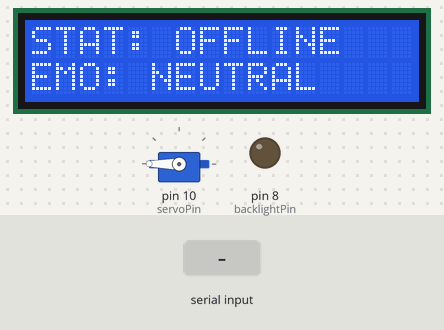
A sketch run on a simulated Arduino Uno, built with avr-gcc and run on an emulated ATmega328P. Parts: servo, 16×2 character LCD, output pins drawn as LEDs (lit = HIGH). Inputs (shaded band) come from the test bench.

Above: at 1.2 s.
1.3 s: "THINK_START\n" received over Serial
At 2.1 s:
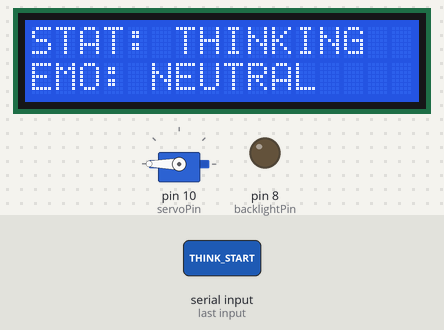
2.8 s: "SPEAK_START\n" received over Serial
At 3.3 s:
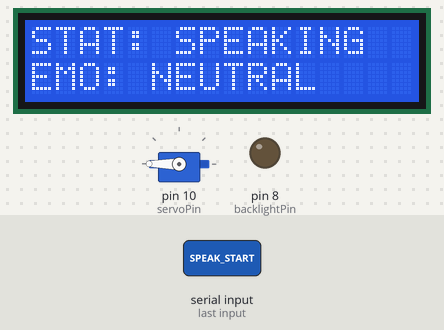
4.3 s: "LISTEN_START\n" received over Serial
At 5.5 s:
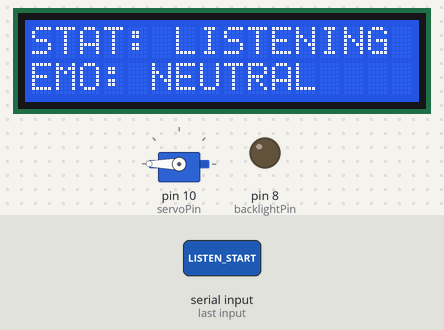
5.8 s: "E:\n" received over Serial
At 6.6 s:
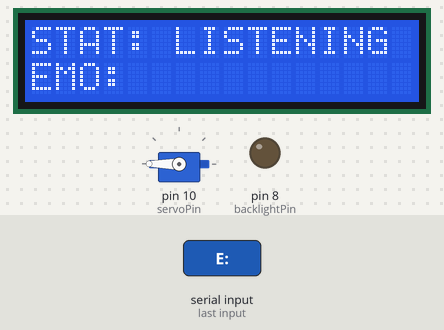
7.3 s: "THINK_START\n" received over Serial
At 7.8 s:
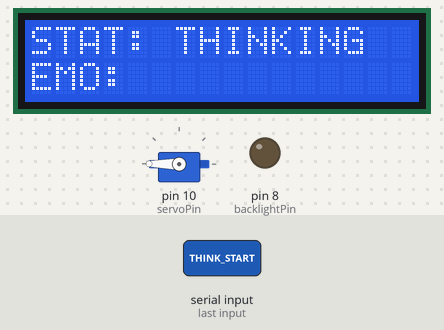
8.8 s: "SPEAK_START\n" received over Serial
At 10.2 s:
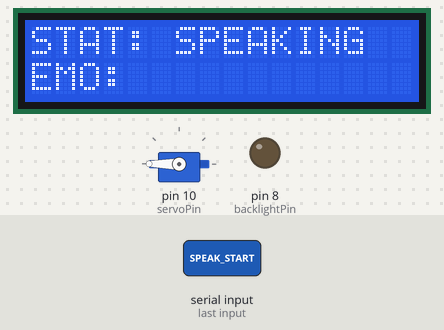
Timing chart, 0 to 11.8 s (numbered marks = the images above; inputs shaded):
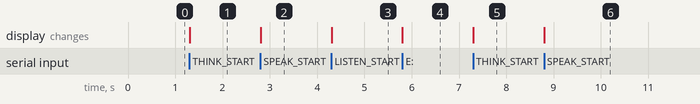

The sketch:

skully_uno.ino
```cpp
#include <LiquidCrystal.h>
#include <Servo.h>

// 1. CONSTANTS & PIN MAPPING
const int rs = 12, en = 11, d4 = 5, d5 = 4, d6 = 3, d7 = 2;
LiquidCrystal lcd(rs, en, d4, d5, d6, d7);

const int servoPin = 10;
const int backlightPin = 8;
const int CLOSED_ANGLE = 180; // Added missing constant
Servo jawServo;

// 2. STATE VARIABLES
String currentEmotion = "NEUTRAL";
unsigned long lastSerialTime = 0;
const unsigned long timeoutLimit = 3000;
bool isConnected = false;

// 3. HELPER FUNCTIONS (Defined before they are used or prototype-ready)
void updateEmotionLine() {
  lcd.setCursor(0, 1);
  lcd.print("EMO: ");
  lcd.print(currentEmotion);
  lcd.print("        ");
}

void displayStatus(String status, String emotion) {
  lcd.setCursor(0, 0);
  lcd.print("STAT: ");
  lcd.print(status);
  lcd.print("        ");
  updateEmotionLine();
}

// 4. MAIN SETUP
void setup() {
  Serial.begin(115200);
  pinMode(backlightPin, OUTPUT);
  digitalWrite(backlightPin, LOW); // Backlight ON

  jawServo.attach(servoPin);
  jawServo.write(CLOSED_ANGLE);

  lcd.begin(16, 2);

  // Initialize as Offline
  isConnected = false;
  displayStatus("OFFLINE", "NONE");
}

// 5. MAIN LOOP
void loop() {
  if (Serial.available() > 0) {
    String input = Serial.readStringUntil('\n');
    input.trim();

    if (!isConnected) {
      isConnected = true;
    }
    lastSerialTime = millis();

    if (input == "THINK_START") {
      displayStatus("THINKING", currentEmotion);
    }
    else if (input == "SPEAK_START") {
      displayStatus("SPEAKING", currentEmotion);
    }
    else if (input == "LISTEN_START") {
      displayStatus("LISTENING", currentEmotion);
    }
    else if (input.startsWith("E:")) {
      currentEmotion = input.substring(2);
      updateEmotionLine();
    }
    else if (input.length() > 0 && isDigit(input[0])) {
      int angle = input.toInt();
      jawServo.write(angle);
    }
  }

  // Heartbeat/Timeout Logic
  if (isConnected && (millis() - lastSerialTime > timeoutLimit)) {
    isConnected = false;
    currentEmotion = "NEUTRAL";
    displayStatus("OFFLINE", "NONE");
    jawServo.write(CLOSED_ANGLE);
  }
}
```

Measured:
- after the input at 1.3 s, the display: changes at once (image 1)
- after the input at 2.8 s, the display: changes at once (image 2)
- after the input at 4.3 s, the display: changes at once (image 3)
- after the input at 5.8 s, the display: changes at once (image 4)
- after the input at 7.3 s, the display: changes at once (image 5)
- after the input at 8.8 s, the display: changes at once (image 6)
